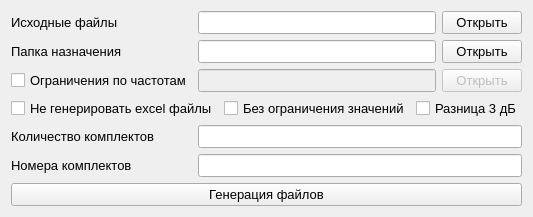
      <widget class="QWidget" name="tab_gen_pemi">
       <attribute name="title">
        <string>Генератор ПЭМИ</string>
       </attribute>
       <attribute name="toolTip">
        <string>Получение необходимого количества исходных документов типа «ПЭМИ»</string>
       </attribute>
       <layout class="QGridLayout" name="gridLayout_9">
        <item row="0" column="2">
         <widget class="QPushButton" name="pushButton_open_folder_start_pemi">
          <property name="sizePolicy">
           <sizepolicy hsizetype="Minimum" vsizetype="Fixed">
            <horstretch>0</horstretch>
            <verstretch>0</verstretch>
           </sizepolicy>
          </property>
          <property name="font">
           <font>
            <pointsize>10</pointsize>
           </font>
          </property>
          <property name="toolTip">
           <string>&lt;html&gt;&lt;head/&gt;&lt;body&gt;&lt;p&gt;Выбрать директорию в которой находятся исходные файлы&lt;/p&gt;&lt;/body&gt;&lt;/html&gt;</string>
          </property>
          <property name="text">
           <string>Открыть</string>
          </property>
         </widget>
        </item>
        <item row="6" column="1" colspan="2">
         <widget class="QLineEdit" name="lineEdit_complect_number_pemi">
          <property name="sizePolicy">
           <sizepolicy hsizetype="Expanding" vsizetype="Fixed">
            <horstretch>0</horstretch>
            <verstretch>0</verstretch>
           </sizepolicy>
          </property>
          <property name="font">
           <font>
            <pointsize>10</pointsize>
           </font>
          </property>
          <property name="toolTip">
           <string>&lt;html&gt;&lt;head/&gt;&lt;body&gt;&lt;p&gt;Целые числа, возможные разделители: «.», «,», «-»&lt;/p&gt;&lt;/body&gt;&lt;/html&gt;</string>
          </property>
         </widget>
        </item>
        <item row="2" column="1">
         <widget class="QLineEdit" name="lineEdit_path_freq_restrict">
          <property name="enabled">
           <bool>false</bool>
          </property>
          <property name="sizePolicy">
           <sizepolicy hsizetype="Expanding" vsizetype="Fixed">
            <horstretch>0</horstretch>
            <verstretch>0</verstretch>
           </sizepolicy>
          </property>
          <property name="font">
           <font>
            <pointsize>10</pointsize>
           </font>
          </property>
          <property name="toolTip">
           <string>&lt;html&gt;&lt;head/&gt;&lt;body&gt;&lt;p&gt;Структура файла:&lt;/p&gt;&lt;p&gt;«Название режима» -&amp;gt; «Частота» -&amp;gt; «Максимальная разница»&lt;/p&gt;&lt;p&gt;«-&amp;gt;» - табуляция&lt;/p&gt;&lt;/body&gt;&lt;/html&gt;</string>
          </property>
         </widget>
        </item>
        <item row="7" column="0" colspan="3">
         <widget class="QPushButton" name="pushButton_generation_pemi">
          <property name="font">
           <font>
            <pointsize>10</pointsize>
           </font>
          </property>
          <property name="toolTip">
           <string>&lt;html&gt;&lt;head/&gt;&lt;body&gt;&lt;p&gt;Начать генерацию файлов&lt;/p&gt;&lt;/body&gt;&lt;/html&gt;</string>
          </property>
          <property name="text">
           <string>Генерация файлов</string>
          </property>
         </widget>
        </item>
        <item row="5" column="0">
         <widget class="QLabel" name="label_complect_quant_pemi">
          <property name="sizePolicy">
           <sizepolicy hsizetype="Preferred" vsizetype="Fixed">
            <horstretch>0</horstretch>
            <verstretch>0</verstretch>
           </sizepolicy>
          </property>
          <property name="font">
           <font>
            <pointsize>10</pointsize>
           </font>
          </property>
          <property name="text">
           <string>Количество комплектов</string>
          </property>
         </widget>
        </item>
        <item row="1" column="0">
         <widget class="QLabel" name="label_finish_folder">
          <property name="sizePolicy">
           <sizepolicy hsizetype="Preferred" vsizetype="Fixed">
            <horstretch>0</horstretch>
            <verstretch>0</verstretch>
           </sizepolicy>
          </property>
          <property name="font">
           <font>
            <pointsize>10</pointsize>
           </font>
          </property>
          <property name="text">
           <string>Папка назначения</string>
          </property>
         </widget>
        </item>
        <item row="0" column="0">
         <widget class="QLabel" name="label_original_file">
          <property name="sizePolicy">
           <sizepolicy hsizetype="Preferred" vsizetype="Fixed">
            <horstretch>0</horstretch>
            <verstretch>0</verstretch>
           </sizepolicy>
          </property>
          <property name="font">
           <font>
            <pointsize>10</pointsize>
           </font>
          </property>
          <property name="text">
           <string>Исходные файлы</string>
          </property>
         </widget>
        </item>
        <item row="1" column="1">
         <widget class="QLineEdit" name="lineEdit_path_finish_pemi">
          <property name="sizePolicy">
           <sizepolicy hsizetype="Expanding" vsizetype="Fixed">
            <horstretch>0</horstretch>
            <verstretch>0</verstretch>
           </sizepolicy>
          </property>
          <property name="font">
           <font>
            <pointsize>10</pointsize>
           </font>
          </property>
          <property name="toolTip">
           <string>&lt;html&gt;&lt;head/&gt;&lt;body&gt;&lt;p&gt;Конечная папка, где будут сгенерированные файлы&lt;/p&gt;&lt;/body&gt;&lt;/html&gt;</string>
          </property>
         </widget>
        </item>
        <item row="2" column="2">
         <widget class="QPushButton" name="pushButton_open_file_freq_restrict">
          <property name="enabled">
           <bool>false</bool>
          </property>
          <property name="font">
           <font>
            <pointsize>10</pointsize>
           </font>
          </property>
          <property name="toolTip">
           <string>&lt;html&gt;&lt;head/&gt;&lt;body&gt;&lt;p&gt;Выбрать файл с ограничениями&lt;/p&gt;&lt;/body&gt;&lt;/html&gt;</string>
          </property>
          <property name="text">
           <string>Открыть</string>
          </property>
         </widget>
        </item>
        <item row="1" column="2">
         <widget class="QPushButton" name="pushButton_open_folder_finish_pemi">
          <property name="font">
           <font>
            <pointsize>10</pointsize>
           </font>
          </property>
          <property name="toolTip">
           <string>&lt;html&gt;&lt;head/&gt;&lt;body&gt;&lt;p&gt;Выбрать директорию для генерируемых файлов&lt;/p&gt;&lt;/body&gt;&lt;/html&gt;</string>
          </property>
          <property name="text">
           <string>Открыть</string>
          </property>
         </widget>
        </item>
        <item row="6" column="0">
         <widget class="QLabel" name="label_complect_number_pemi">
          <property name="sizePolicy">
           <sizepolicy hsizetype="Preferred" vsizetype="Fixed">
            <horstretch>0</horstretch>
            <verstretch>0</verstretch>
           </sizepolicy>
          </property>
          <property name="font">
           <font>
            <pointsize>10</pointsize>
           </font>
          </property>
          <property name="text">
           <string>Номера комплектов</string>
          </property>
         </widget>
        </item>
        <item row="0" column="1">
         <widget class="QLineEdit" name="lineEdit_path_start_pemi">
          <property name="sizePolicy">
           <sizepolicy hsizetype="Expanding" vsizetype="Fixed">
            <horstretch>0</horstretch>
            <verstretch>0</verstretch>
           </sizepolicy>
          </property>
          <property name="font">
           <font>
            <pointsize>10</pointsize>
           </font>
          </property>
          <property name="toolTip">
           <string>&lt;html&gt;&lt;head/&gt;&lt;body&gt;&lt;p&gt;Исходные файлы excel для генерации&lt;/p&gt;&lt;/body&gt;&lt;/html&gt;</string>
          </property>
         </widget>
        </item>
        <item row="5" column="1" colspan="2">
         <widget class="QLineEdit" name="lineEdit_complect_quant_pemi">
          <property name="sizePolicy">
           <sizepolicy hsizetype="Expanding" vsizetype="Fixed">
            <horstretch>0</horstretch>
            <verstretch>0</verstretch>
           </sizepolicy>
          </property>
          <property name="font">
           <font>
            <pointsize>10</pointsize>
           </font>
          </property>
          <property name="toolTip">
           <string>&lt;html&gt;&lt;head/&gt;&lt;body&gt;&lt;p&gt;Целое число&lt;/p&gt;&lt;/body&gt;&lt;/html&gt;</string>
          </property>
         </widget>
        </item>
        <item row="2" column="0">
         <widget class="QCheckBox" name="checkBox_freq_restrict">
          <property name="sizePolicy">
           <sizepolicy hsizetype="Preferred" vsizetype="Fixed">
            <horstretch>0</horstretch>
            <verstretch>0</verstretch>
           </sizepolicy>
          </property>
          <property name="font">
           <font>
            <pointsize>10</pointsize>
           </font>
          </property>
          <property name="toolTip">
           <string>&lt;html&gt;&lt;head/&gt;&lt;body&gt;&lt;p&gt;Активировать, если необходимо огранчить некоторые частоты&lt;/p&gt;&lt;/body&gt;&lt;/html&gt;</string>
          </property>
          <property name="text">
           <string>Ограничения по частотам</string>
          </property>
         </widget>
        </item>
        <item row="3" column="0" colspan="3">
         <layout class="QHBoxLayout" name="horizontalLayout_3">
          <property name="sizeConstraint">
           <enum>QLayout::SetMinimumSize</enum>
          </property>
          <item>
           <widget class="QCheckBox" name="checkBox_no_excel_generation">
            <property name="font">
             <font>
              <pointsize>10</pointsize>
             </font>
            </property>
            <property name="toolTip">
             <string>&lt;html&gt;&lt;head/&gt;&lt;body&gt;&lt;p&gt;Активировать если необходима генерация только txt файлов&lt;/p&gt;&lt;/body&gt;&lt;/html&gt;</string>
            </property>
            <property name="text">
             <string>Не генерировать excel файлы</string>
            </property>
           </widget>
          </item>
          <item>
           <widget class="QCheckBox" name="checkBox_no_limit_freq_gen">
            <property name="font">
             <font>
              <pointsize>10</pointsize>
             </font>
            </property>
            <property name="toolTip">
             <string>&lt;html&gt;&lt;head/&gt;&lt;body&gt;&lt;p&gt;Активировать если нет необходимости программно контролировать генерируемые значения&lt;/p&gt;&lt;/body&gt;&lt;/html&gt;</string>
            </property>
            <property name="text">
             <string>Без ограничения значений</string>
            </property>
           </widget>
          </item>
          <item>
           <widget class="QCheckBox" name="checkBox_3db_difference">
            <property name="font">
             <font>
              <pointsize>10</pointsize>
             </font>
            </property>
            <property name="toolTip">
             <string>&lt;html&gt;&lt;head/&gt;&lt;body&gt;&lt;p&gt;Активировать если необходимо соблюсти разницу между сигналом и шумом в 3 дБ&lt;/p&gt;&lt;/body&gt;&lt;/html&gt;</string>
            </property>
            <property name="text">
             <string>Разница 3 дБ</string>
            </property>
           </widget>
          </item>
         </layout>
        </item>
       </layout>
      </widget>
